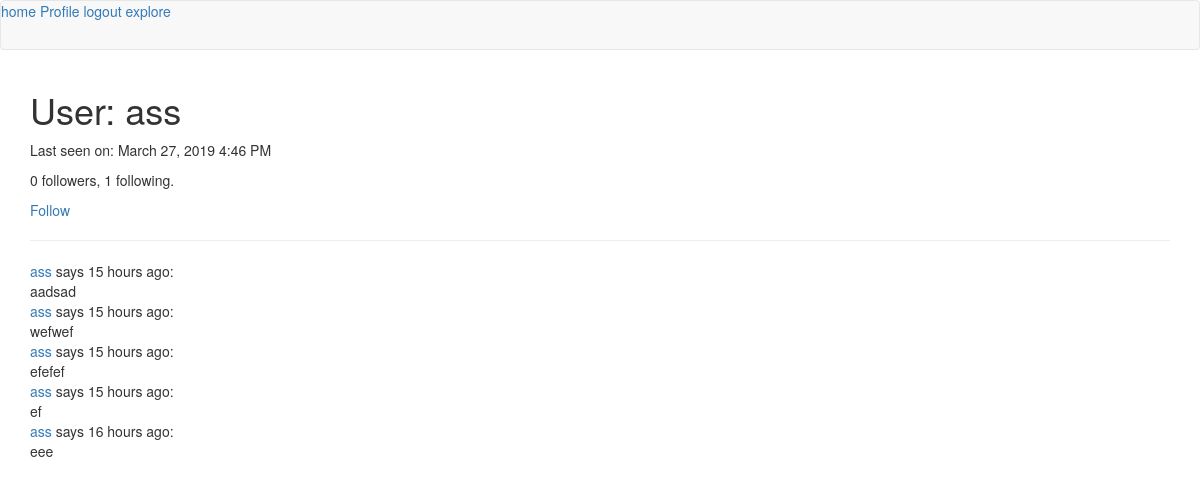
The page /user/ass (signed in) on the database its author committed.
### app/models.py (models this page shows, shortened)
class User(UserMixin, db.Model):
	id = db.Column(db.Integer, primary_key=True)
	username = db.Column(db.String(64), index=True, unique=True)
	email = db.Column(db.String(120), index=True, unique=True)
	password_hash = db.Column(db.String(128))
	posts = db.relationship('Post', backref='author', lazy='dynamic')
	about_me = db.Column(db.String(140))
	last_seen = db.Column(db.DateTime, default=datetime.utcnow)
	followed = db.relationship(
		'User',
		secondary = followers,
		primaryjoin = (followers.c.follower_id == id),
		secondaryjoin = (followers.c.followed_id == id),
		backref = db.backref('followers', lazy='dynamic'),
		lazy = 'dynamic'
	)
	def is_following(self, user):
		global followers
		return self.followed.filter(followers.c.followed_id == user.id).count() > 0
	@login.user_loader
	def load_user(id):
		return User.query.get(int(id))

class Post(db.Model):
	id = db.Column(db.Integer, primary_key=True)
	body = db.Column(db.String(140))
	timestamp = db.Column(db.DateTime, index=True, default=datetime.utcnow)
	user_id = db.Column(db.Integer, db.ForeignKey('user.id'))

### app/routes.py (the view)
@app.route('/user/<username>')
@login_required
def user(username):
	user = User.query.filter_by(username=username).first_or_404()
	page = request.args.get('page', 1, type=int)
	posts = user.posts.order_by(Post.timestamp.desc()).paginate(
		page, app.config['POSTS_PER_PAGE'], False)
	next_url = url_for('user', username=user.username, page=posts.next_num) \
		if posts.has_next else None
	prev_url = url_for('user', username=user.username, page=posts.prev_num) \
		if posts.has_prev else None
	return render_template('user.html', user=user, posts=posts.items,
						   next_url=next_url, prev_url=prev_url)

### app/routes.py (called while the page is built)
@app.before_request
def before_request():
	if current_user.is_authenticated:
		current_user.last_seen = datetime.utcnow()
		db.session.commit()

### app/templates/user.html (shortened to what this page needs)
{% extends "base.html" %}
{% block app_content %}
    <h1>User: {{ user.username }}</h1>
	{% if user.last_seen %}<p>Last seen on: {{ moment(user.last_seen).format('LLL') }}</p>{% endif %}
	<p>{{ user.followers.count() }} followers, {{ user.followed.count() }} following.</p>
	{% if user == current_user %}
        <p><a href="{{ url_for('edit_profile') }}">Edit your profile</a></p>
        {% elif not current_user.is_following(user) %}
        <p><a href="{{ url_for('follow', username=user.username) }}">Follow</a></p>
        {% else %}
        <p><a href="{{ url_for('unfollow', username=user.username) }}">Unfollow</a></p>
        {% endif %}
    <hr>
    {% for post in posts %}
		{% include '_post.html' %}
    {% endfor %}
{% endblock %}

### app/templates/_post.html
<table>
	<tr>
		<td>
			<a href="{{ url_for('user', username=post.author.username) }}">
				{{ post.author.username }}
			</a>
		says {{ moment(post.timestamp).fromNow() }}:
		<br>
		{{ post.body }}
		</td>
	</tr>
</table>

### rows shown on the page
User: username "ass", last_seen "March 27, 2019 4:46 PM"
Post: author.username "ass", timestamp "15 hours ago", body "aadsad"
Post: author.username "ass", timestamp "15 hours ago", body "wefwef"
Post: author.username "ass", timestamp "15 hours ago", body "efefef"
Post: author.username "ass", timestamp "15 hours ago", body "ef"
Post: author.username "ass", timestamp "16 hours ago", body "eee"

### other values the page prints
{{ user.followers.count() }} "0"
{{ user.followed.count() }} "1"
